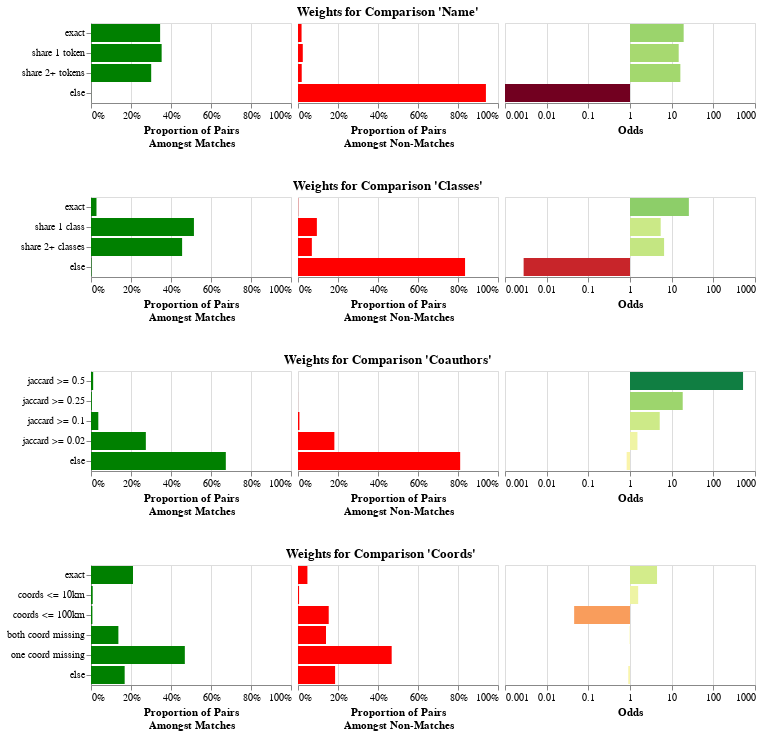

The code cell stored with this chart in its notebook:
### Markdown cell above
The result above is the blocked table, with a column added for every `Comparison`.
The value of each column is the level that the record pair matched at.
For example, there is now a "Name" column,
filled with values like "exact", "share 1 token", etc.

Now that we have our features, we can use the Fellegi-Sunter model to train weights
for each of these features. This is a probabilistic model that is based on the concept
of odds. When you see an exact match on name, that increases the odds of a match
by some amount, maybe 10x. When you see a non-match on name, that decreases the odds
of a match by some amount, maybe 0.1x. We can either train this from labeled data,
or we can use unlabeled data using an algorithm called "Expectation Maximization".

### Code cell
weights = mismo.fs.train_using_em(comparisons, featured, featured, max_pairs=100_000)
# Can save and load weights
# weights.to_json("weights.json")
# weights = ComparisonWeights.from_json("weights.json")
weights.plot()

### Figure 1 — Vega-Lite specification as saved in the notebook (floating-point values rounded to 4 significant figures)
{"config": {"view": {"continuousWidth": 300, "continuousHeight": 300}}, "vconcat": [{"hconcat": [{"data": {"name": "data-a5f71f5fe39eba4b6b6731c010630ce7"}, "mark": {"type": "bar"}, "encoding": {"color": {"value": "green"}, "tooltip": [{"field": "level", "title": "Level", "type": "nominal"}, {"field": "m", "format": "%", "title": "Proportion Amongst Matching Pairs", "type": "quantitative"}, {"field": "u", "format": "%", "title": "Proportion Amongst Non-Matching Pairs", "type": "quantitative"}, {"field": "odds", "format": "f", "title": "Odds", "type": "quantitative"}, {"field": "explanation", "title": "Explanation", "type": "nominal"}], "x": {"axis": {"format": "%"}, "field": "m", "scale": {"domain": [0, 1]}, "title": ["Proportion of Pairs", "Amongst Matches"], "type": "quantitative"}, "y": {"axis": {}, "field": "level", "sort": {"field": "level_order"}, "title": null, "type": "nominal"}}, "name": "view_2", "width": 200}, {"data": {"name": "data-a5f71f5fe39eba4b6b6731c010630ce7"}, "mark": {"type": "bar"}, "encoding": {"color": {"value": "red"}, "tooltip": [{"field": "level", "title": "Level", "type": "nominal"}, {"field": "m", "format": "%", "title": "Proportion Amongst Matching Pairs", "type": "quantitative"}, {"field": "u", "format": "%", "title": "Proportion Amongst Non-Matching Pairs", "type": "quantitative"}, {"field": "odds", "format": "f", "title": "Odds", "type": "quantitative"}, {"field": "explanation", "title": "Explanation", "type": "nominal"}], "x": {"axis": {"format": "%"}, "field": "u", "scale": {"domain": [0, 1]}, "title": ["Proportion of Pairs", "Amongst Non-Matches"], "type": "quantitative"}, "y": {"axis": null, "field": "level", "sort": {"field": "level_order"}, "title": null, "type": "nominal"}}, "name": "view_3", "width": 200}, {"data": {"name": "data-a5f71f5fe39eba4b6b6731c010630ce7"}, "mark": {"type": "bar"}, "encoding": {"color": {"field": "log_odds", "legend": null, "scale": {"domainMax": 3, "domainMid": 0, "domainMin": -3, "scheme": "redyellowgreen"}, "title": "Log Odds", "type": "quantitative"}, "tooltip": [{"field": "level", "title": "Level", "type": "nominal"}, {"field": "m", "format": "%", "title": "Proportion Amongst Matching Pairs", "type": "quantitative"}, {"field": "u", "format": "%", "title": "Proportion Amongst Non-Matching Pairs", "type": "quantitative"}, {"field": "odds", "format": "f", "title": "Odds", "type": "quantitative"}, {"field": "explanation", "title": "Explanation", "type": "nominal"}], "x": {"axis": {"labelExpr": "pow(10,datum.value)"}, "field": "log_odds", "scale": {"domain": [-3, 3]}, "title": "Odds", "type": "quantitative"}, "y": {"axis": null, "field": "level", "sort": {"field": "level_order"}, "title": null, "type": "nominal"}}, "name": "view_4", "width": 250}], "spacing": 5, "title": {"text": "Weights for Comparison 'Name'", "anchor": "middle"}}, {"hconcat": [{"data": {"name": "data-adeec443d367dfe762a4d0a8f680366d"}, "mark": {"type": "bar"}, "encoding": {"color": {"value": "green"}, "tooltip": [{"field": "level", "title": "Level", "type": "nominal"}, {"field": "m", "format": "%", "title": "Proportion Amongst Matching Pairs", "type": "quantitative"}, {"field": "u", "format": "%", "title": "Proportion Amongst Non-Matching Pairs", "type": "quantitative"}, {"field": "odds", "format": "f", "title": "Odds", "type": "quantitative"}, {"field": "explanation", "title": "Explanation", "type": "nominal"}], "x": {"axis": {"format": "%"}, "field": "m", "scale": {"domain": [0, 1]}, "title": ["Proportion of Pairs", "Amongst Matches"], "type": "quantitative"}, "y": {"axis": {}, "field": "level", "sort": {"field": "level_order"}, "title": null, "type": "nominal"}}, "name": "view_5", "width": 200}, {"data": {"name": "data-adeec443d367dfe762a4d0a8f680366d"}, "mark": {"type": "bar"}, "encoding": {"color": {"value": "red"}, "tooltip": [{"field": "level", "title": "Level", "type": "nominal"}, {"field": "m", "format": "%", "title": "Proportion Amongst Matching Pairs", "type": "quantitative"}, {"field": "u", "format": "%", "title": "Proportion Amongst Non-Matching Pairs", "type": "quantitative"}, {"field": "odds", "format": "f", "title": "Odds", "type": "quantitative"}, {"field": "explanation", "title": "Explanation", "type": "nominal"}], "x": {"axis": {"format": "%"}, "field": "u", "scale": {"domain": [0, 1]}, "title": ["Proportion of Pairs", "Amongst Non-Matches"], "type": "quantitative"}, "y": {"axis": null, "field": "level", "sort": {"field": "level_order"}, "title": null, "type": "nominal"}}, "name": "view_6", "width": 200}, {"data": {"name": "data-adeec443d367dfe762a4d0a8f680366d"}, "mark": {"type": "bar"}, "encoding": {"color": {"field": "log_odds", "legend": null, "scale": {"domainMax": 3, "domainMid": 0, "domainMin": -3, "scheme": "redyellowgreen"}, "title": "Log Odds", "type": "quantitative"}, "tooltip": [{"field": "level", "title": "Level", "type": "nominal"}, {"field": "m", "format": "%", "title": "Proportion Amongst Matching Pairs", "type": "quantitative"}, {"field": "u", "format": "%", "title": "Proportion Amongst Non-Matching Pairs", "type": "quantitative"}, {"field": "odds", "format": "f", "title": "Odds", "type": "quantitative"}, {"field": "explanation", "title": "Explanation", "type": "nominal"}], "x": {"axis": {"labelExpr": "pow(10,datum.value)"}, "field": "log_odds", "scale": {"domain": [-3, 3]}, "title": "Odds", "type": "quantitative"}, "y": {"axis": null, "field": "level", "sort": {"field": "level_order"}, "title": null, "type": "nominal"}}, "name": "view_7", "width": 250}], "spacing": 5, "title": {"text": "Weights for Comparison 'Classes'", "anchor": "middle"}}, {"hconcat": [{"data": {"name": "data-2875056e381f1d61bfec256ac2e0e850"}, "mark": {"type": "bar"}, "encoding": {"color": {"value": "green"}, "tooltip": [{"field": "level", "title": "Level", "type": "nominal"}, {"field": "m", "format": "%", "title": "Proportion Amongst Matching Pairs", "type": "quantitative"}, {"field": "u", "format": "%", "title": "Proportion Amongst Non-Matching Pairs", "type": "quantitative"}, {"field": "odds", "format": "f", "title": "Odds", "type": "quantitative"}, {"field": "explanation", "title": "Explanation", "type": "nominal"}], "x": {"axis": {"format": "%"}, "field": "m", "scale": {"domain": [0, 1]}, "title": ["Proportion of Pairs", "Amongst Matches"], "type": "quantitative"}, "y": {"axis": {}, "field": "level", "sort": {"field": "level_order"}, "title": null, "type": "nominal"}}, "name": "view_8", "width": 200}, {"data": {"name": "data-2875056e381f1d61bfec256ac2e0e850"}, "mark": {"type": "bar"}, "encoding": {"color": {"value": "red"}, "tooltip": [{"field": "level", "title": "Level", "type": "nominal"}, {"field": "m", "format": "%", "title": "Proportion Amongst Matching Pairs", "type": "quantitative"}, {"field": "u", "format": "%", "title": "Proportion Amongst Non-Matching Pairs", "type": "quantitative"}, {"field": "odds", "format": "f", "title": "Odds", "type": "quantitative"}, {"field": "explanation", "title": "Explanation", "type": "nominal"}], "x": {"axis": {"format": "%"}, "field": "u", "scale": {"domain": [0, 1]}, "title": ["Proportion of Pairs", "Amongst Non-Matches"], "type": "quantitative"}, "y": {"axis": null, "field": "level", "sort": {"field": "level_order"}, "title": null, "type": "nominal"}}, "name": "view_9", "width": 200}, {"data": {"name": "data-2875056e381f1d61bfec256ac2e0e850"}, "mark": {"type": "bar"}, "encoding": {"color": {"field": "log_odds", "legend": null, "scale": {"domainMax": 3, "domainMid": 0, "domainMin": -3, "scheme": "redyellowgreen"}, "title": "Log Odds", "type": "quantitative"}, "tooltip": [{"field": "level", "title": "Level", "type": "nominal"}, {"field": "m", "format": "%", "title": "Proportion Amongst Matching Pairs", "type": "quantitative"}, {"field": "u", "format": "%", "title": "Proportion Amongst Non-Matching Pairs", "type": "quantitative"}, {"field": "odds", "format": "f", "title": "Odds", "type": "quantitative"}, {"field": "explanation", "title": "Explanation", "type": "nominal"}], "x": {"axis": {"labelExpr": "pow(10,datum.value)"}, "field": "log_odds", "scale": {"domain": [-3, 3]}, "title": "Odds", "type": "quantitative"}, "y": {"axis": null, "field": "level", "sort": {"field": "level_order"}, "title": null, "type": "nominal"}}, "name": "view_10", "width": 250}], "spacing": 5, "title": {"text": "Weights for Comparison 'Coauthors'", "anchor": "middle"}}, {"hconcat": [{"data": {"name": "data-99de6276c216b9168e2354b77aa3353c"}, "mark": {"type": "bar"}, "encoding": {"color": {"value": "green"}, "tooltip": [{"field": "level", "title": "Level", "type": "nominal"}, {"field": "m", "format": "%", "title": "Proportion Amongst Matching Pairs", "type": "quantitative"}, {"field": "u", "format": "%", "title": "Proportion Amongst Non-Matching Pairs", "type": "quantitative"}, {"field": "odds", "format": "f", "title": "Odds", "type": "quantitative"}, {"field": "explanation", "title": "Explanation", "type": "nominal"}], "x": {"axis": {"format": "%"}, "field": "m", "scale": {"domain": [0, 1]}, "title": ["Proportion of Pairs", "Amongst Matches"], "type": "quantitative"}, "y": {"axis": {}, "field": "level", "sort": {"field": "level_order"}, "title": null, "type": "nominal"}}, "name": "view_11", "width": 200}, {"data": {"name": "data-99de6276c216b9168e2354b77aa3353c"}, "mark": {"type": "bar"}, "encoding": {"color": {"value": "red"}, "tooltip": [{"field": "level", "title": "Level", "type": "nominal"}, {"field": "m", "format": "%", "title": "Proportion Amongst Matching Pairs", "type": "quantitative"}, {"field": "u", "format": "%", "title": "Proportion Amongst Non-Matching Pairs", "type": "quantitative"}, {"field": "odds", "format": "f", "title": "Odds", "type": "quantitative"}, {"field": "explanation", "title": "Explanation", "type": "nominal"}], "x": {"axis": {"format": "%"}, "field": "u", "scale": {"domain": [0, 1]}, "title": ["Proportion of Pairs", "Amongst Non-Matches"], "type": "quantitative"}, "y": {"axis": null, "field": "level", "sort": {"field": "level_order"}, "title": null, "type": "nominal"}}, "name": "view_12", "width": 200}, {"data": {"name": "data-99de6276c216b9168e2354b77aa3353c"}, "mark": {"type": "bar"}, "encoding": {"color": {"field": "log_odds", "legend": null, "scale": {"domainMax": 3, "domainMid": 0, "domainMin": -3, "scheme": "redyellowgreen"}, "title": "Log Odds", "type": "quantitative"}, "tooltip": [{"field": "level", "title": "Level", "type": "nominal"}, {"field": "m", "format": "%", "title": "Proportion Amongst Matching Pairs", "type": "quantitative"}, {"field": "u", "format": "%", "title": "Proportion Amongst Non-Matching Pairs", "type": "quantitative"}, {"field": "odds", "format": "f", "title": "Odds", "type": "quantitative"}, {"field": "explanation", "title": "Explanation", "type": "nominal"}], "x": {"axis": {"labelExpr": "pow(10,datum.value)"}, "field": "log_odds", "scale": {"domain": [-3, 3]}, "title": "Odds", "type": "quantitative"}, "y": {"axis": null, "field": "level", "sort": {"field": "level_order"}, "title": null, "type": "nominal"}}, "name": "view_13", "width": 250}], "spacing": 5, "title": {"text": "Weights for Comparison 'Coords'", "anchor": "middle"}}], "params": [{"name": "param_2", "select": {"type": "interval", "encodings": ["x", "y"]}, "bind": "scales", "views": ["view_2", "view_3", "view_4", "view_5", "view_6", "view_7", "view_8", "view_9", "view_10", "view_11", "view_12", "view_13"]}], "spacing": 30, "$schema": "https://vega.github.io/schema/vega-lite/v5.17.0.json", "datasets": {"data-a5f71f5fe39eba4b6b6731c010630ce7": [{"level": "exact", "m": 0.3456, "u": 0.01781, "odds": 19.41, "log_odds": 1.288, "level_order": 0, "explanation": "Seeing this level makes the odds of a match 19.407 times more likely"}, {"level": "share 1 token", "m": 0.3532, "u": 0.02395, "odds": 14.75, "log_odds": 1.169, "level_order": 1, "explanation": "Seeing this level makes the odds of a match 14.751 times more likely"}, {"level": "share 2+ tokens", "m": 0.301, "u": 0.01863, "odds": 16.16, "log_odds": 1.208, "level_order": 2, "explanation": "Seeing this level makes the odds of a match 16.158 times more likely"}, {"level": "else", "m": 0.0002125, "u": 0.9396, "odds": 0.0002262, "log_odds": -3.646, "level_order": 3, "explanation": "Seeing this level makes the odds of a match 4,420.911 times less likely"}], "data-adeec443d367dfe762a4d0a8f680366d": [{"level": "exact", "m": 0.02742, "u": 0.00106, "odds": 25.87, "log_odds": 1.413, "level_order": 0, "explanation": "Seeing this level makes the odds of a match 25.875 times more likely"}, {"level": "share 1 class", "m": 0.5147, "u": 0.09439, "odds": 5.453, "log_odds": 0.7366, "level_order": 1, "explanation": "Seeing this level makes the odds of a match 5.453 times more likely"}, {"level": "share 2+ classes", "m": 0.4556, "u": 0.06926, "odds": 6.578, "log_odds": 0.8181, "level_order": 2, "explanation": "Seeing this level makes the odds of a match 6.578 times more likely"}, {"level": "else", "m": 0.002338, "u": 0.8353, "odds": 0.0028, "log_odds": -2.553, "level_order": 3, "explanation": "Seeing this level makes the odds of a match 357.201 times less likely"}], "data-2875056e381f1d61bfec256ac2e0e850": [{"level": "jaccard >= 0.5", "m": 0.01084, "u": 2.099e-05, "odds": 516.6, "log_odds": 2.713, "level_order": 0, "explanation": "Seeing this level makes the odds of a match 516.592 times more likely"}, {"level": "jaccard >= 0.25", "m": 0.004252, "u": 0.0002309, "odds": 18.42, "log_odds": 1.265, "level_order": 1, "explanation": "Seeing this level makes the odds of a match 18.417 times more likely"}, {"level": "jaccard >= 0.1", "m": 0.03656, "u": 0.007073, "odds": 5.17, "log_odds": 0.7135, "level_order": 2, "explanation": "Seeing this level makes the odds of a match 5.170 times more likely"}, {"level": "jaccard >= 0.02", "m": 0.2742, "u": 0.1818, "odds": 1.508, "log_odds": 0.1785, "level_order": 3, "explanation": "Seeing this level makes the odds of a match 1.508 times more likely"}, {"level": "else", "m": 0.6741, "u": 0.8109, "odds": 0.8313, "log_odds": -0.08022, "level_order": 4, "explanation": "Seeing this level makes the odds of a match 1.203 times less likely"}], "data-99de6276c216b9168e2354b77aa3353c": [{"level": "exact", "m": 0.21, "u": 0.04712, "odds": 4.458, "log_odds": 0.6491, "level_order": 0, "explanation": "Seeing this level makes the odds of a match 4.458 times more likely"}, {"level": "coords <= 10km", "m": 0.008503, "u": 0.005415, "odds": 1.57, "log_odds": 0.196, "level_order": 1, "explanation": "Seeing this level makes the odds of a match 1.570 times more likely"}, {"level": "coords <= 100km", "m": 0.007015, "u": 0.1536, "odds": 0.04567, "log_odds": -1.34, "level_order": 2, "explanation": "Seeing this level makes the odds of a match 21.897 times less likely"}, {"level": "both coord missing", "m": 0.1369, "u": 0.14, "odds": 0.978, "log_odds": -0.009663, "level_order": 3, "explanation": "Seeing this level makes the odds of a match 1.022 times less likely"}, {"level": "one coord missing", "m": 0.4692, "u": 0.4684, "odds": 1.002, "log_odds": 0.0007342, "level_order": 4, "explanation": "Seeing this level makes the odds of a match 1.002 times more likely"}, {"level": "else", "m": 0.1684, "u": 0.1855, "odds": 0.9077, "log_odds": -0.04205, "level_order": 5, "explanation": "Seeing this level makes the odds of a match 1.102 times less likely"}]}}
